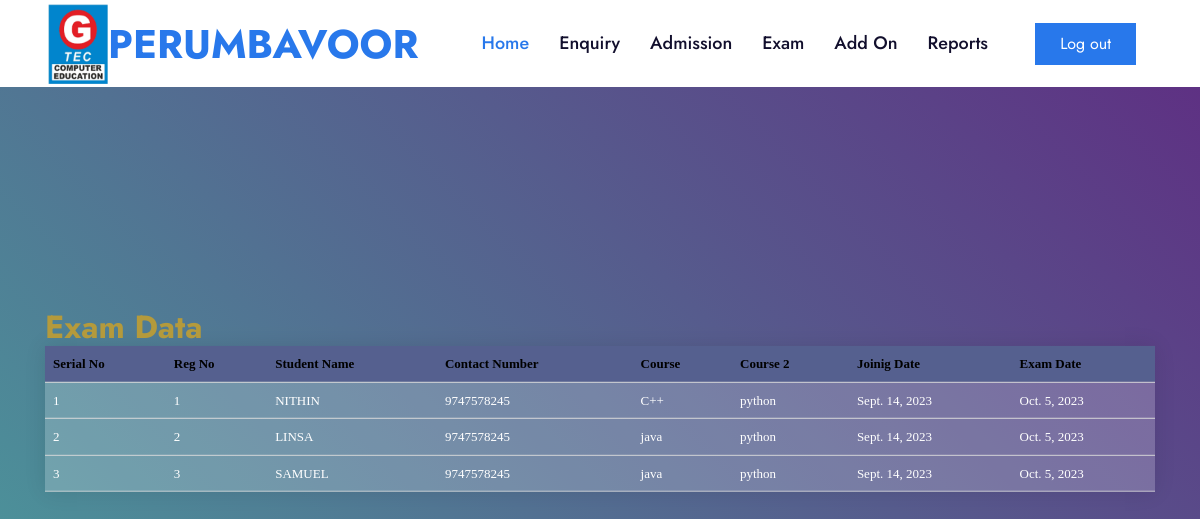
Page /exam_report/ on the committed database.
### gemappp/models.py (models this page shows, shortened)
class StudentAdmission(models.Model):
    gemid = models.IntegerField(unique=True)
    stud_name = models.CharField(max_length=250)
    parent_name = models.CharField(max_length=250)
    parent_contact = models.IntegerField()
    stud_address = models.TextField()
    stud_contact = models.IntegerField()
    qualification = models.CharField(max_length=250)
    dob = models.DateField(null=True)
    gender = models.CharField(max_length=250)
    course1 = models.CharField(max_length=250)
    course2 = models.CharField(max_length=250, null=True)
    course_duration = models.IntegerField()
    scheme = models.CharField(max_length=250)
    fee = models.IntegerField(null=True)
    joining_date = models.DateField()
    exam_date = models.DateField(null=True)
    certificate_status = models.CharField(max_length=250)
    student_status = models.CharField(max_length=250)

### gemappp/views.py (the view)
# urls.py: path('exam_report/', views.exam_report,name='exam_report'),
def exam_report(request):
    exam_report = StudentAdmission.objects.all()
    return render(request, "exam_report.html", {'exam_report': exam_report})

### templates/exam_report.html (shortened to what this page needs)
{% extends 'base.html'%}
{% block body %}
<div class="container">
	<h2 style="color:#b49a3c;"> Exam Data</h2>
	<table>
		<thead>
			<tr>
				<th>Serial No</th>
				<th> Reg No</th>
				<th>Student Name</th>
				<th>Contact Number</th>
				<th>Course</th>
				<th>Course 2</th>
				<th>Joinig Date</th>
				<th>Exam Date</th>
				</tr>
		</thead>
		<tbody>
        {% for i in exam_report %}
			<tr>
				<td>{{ i.id }}</td>
				<td>{{i.gemid}}</td>
				<td>{{ i.stud_name }}</td>
				<td>{{ i.stud_contact}}</td>
				<td>{{ i.course1}}</td>
				<td>{{ i.course2}}</td>
				<td>{{ i.joining_date}}</td>
				<td>{{ i.exam_date}}</td>
				{% endfor %}
			</tr>
		</tbody>
	</table>
</div>
{% endblock %}

### static/stylereport.css (style rules this page uses)
html, body { height: 100%; }
body { margin: 0; background: linear-gradient(45deg, #49a09d, #5f2c82); font-family: sans-serif; font-weight: 100; }
.container { position: absolute; top: 50%; left: 50%; transform: translate(-50%, -50%); }
table { width: 800px; border-collapse: collapse; overflow: hidden; box-shadow: 0 0 20px rgba(0,0,0,0.1); }
th, td { padding: 15px; background-color: rgba(255,255,255,0.2); color: #fff; }
th { text-align: left; }

### static/style.css (style rules this page uses)
body { margin: 0; }

### static/style1.css (style rules this page uses)
* { -webkit-box-sizing: border-box; -moz-box-sizing: border-box; box-sizing: border-box; }
body { font-family: "Muli-Regular"; color: #666; font-size: 13px; margin: 0; }
p, h1, h2, h3, h4, h5, h6, ul { margin: 0; }

### templates/exam_report.html (style rules this page uses)
table { border-collapse: collapse; width: 100%; }
th, td { padding: 8px; text-align: left; border-bottom: 1px solid #DDD; }
th { color:black; }

### rows in the picture
StudentAdmission: id "1", gemid "1", stud_name "NITHIN", stud_contact "9747578245", course1 "C++", course2 "python", joining_date "Sept. 14, 2023", exam_date "Oct. 5, 2023"
StudentAdmission: id "2", gemid "2", stud_name "LINSA", stud_contact "9747578245", course1 "java", course2 "python", joining_date "Sept. 14, 2023", exam_date "Oct. 5, 2023"
StudentAdmission: id "3", gemid "3", stud_name "SAMUEL", stud_contact "9747578245", course1 "java", course2 "python", joining_date "Sept. 14, 2023", exam_date "Oct. 5, 2023"
